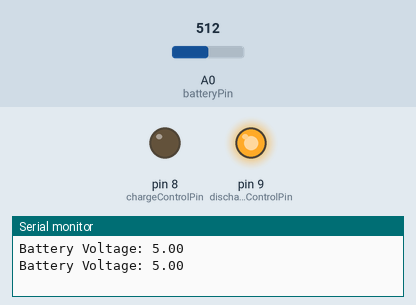
A sketch run on a simulated Arduino Uno, built with avr-gcc and run on an emulated ATmega328P. Shown: output pins drawn as LEDs (lit = HIGH), the last lines printed to the serial monitor. The inputs (shaded band) are chosen by the test bench; at power-on: A0 (batteryPin) = 512.

Above: at 1.8 s.
1.9 s: A0 (batteryPin) set to 429
3.4 s: A0 (batteryPin) set to 402
At 4.4 s:
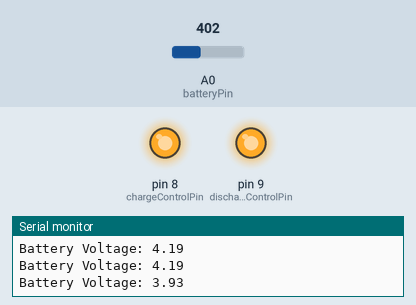
5.5 s: A0 (batteryPin) set to 342
7.2 s: A0 (batteryPin) set to 312
At 8.7 s:
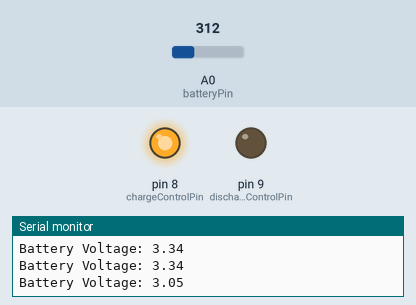
9.5 s: A0 (batteryPin) set to 511
At 10.3 s:
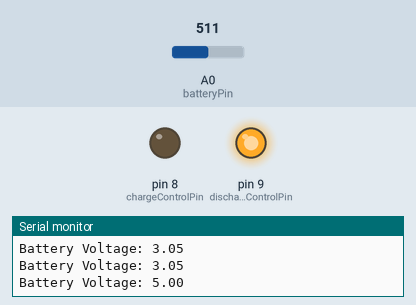
11.5 s: A0 (batteryPin) set to 306
At 13.1 s:
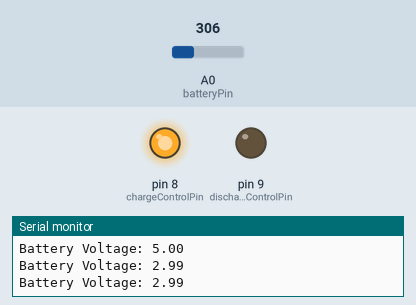
Timing chart, 0 to 14.5 s (numbered marks = the images above; inputs shaded):
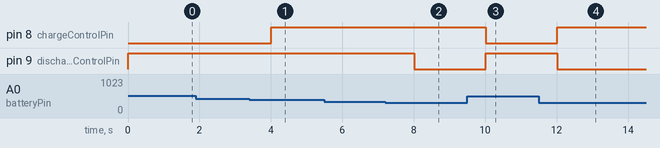

The sketch:

sketch_aug2b.ino
```cpp
const int batteryPin = A0; // Battery voltage via voltage divider
const int chargeControlPin = 8; // Control charging (e.g., MOSFET)
const int dischargeControlPin = 9; // Control discharging

float voltage = 0.0;

void setup() {
  pinMode(chargeControlPin, OUTPUT);
  pinMode(dischargeControlPin, OUTPUT);
  digitalWrite(chargeControlPin, LOW);
  digitalWrite(dischargeControlPin, LOW);

  Serial.begin(9600);
}

void loop() {
  int raw = analogRead(batteryPin);

  // Convert ADC value to actual voltage (assuming 10-bit ADC and 5V ref)
  voltage = (raw * 5.0 / 1023.0) * 2; // Multiply by 2 because of voltage divider

  Serial.print("Battery Voltage: ");
  Serial.println(voltage);

  // Charging logic
  if (voltage < 4.1) {
    digitalWrite(chargeControlPin, HIGH); // Allow charging
  } else {
    digitalWrite(chargeControlPin, LOW);  // Stop charging
  }

  // Discharging logic
  if (voltage > 3.2) {
    digitalWrite(dischargeControlPin, HIGH); // Allow discharging
  } else {
    digitalWrite(dischargeControlPin, LOW);  // Stop discharging to protect battery
  }

  delay(1000);
}
```

Measured:
- the behaviour switches between 420 and 419 on A0 (batteryPin) (found by bisection; images 0 and 1)
- the behaviour switches between 328 and 327 on A0 (batteryPin) (found by bisection; images 1 and 2)
- after the input at 3.4 s, pin 8 (chargeControlPin): LOW → HIGH after 0.60 s
- after the input at 7.2 s, pin 9 (dischargeControlPin): HIGH → LOW after 0.81 s
- after the input at 9.5 s, pin 8 (chargeControlPin): HIGH → LOW after 0.51 s; pin 9 (dischargeControlPin): LOW → HIGH after 0.51 s
- after the input at 11.5 s, pin 8 (chargeControlPin): LOW → HIGH after 0.51 s; pin 9 (dischargeControlPin): HIGH → LOW after 0.51 s
